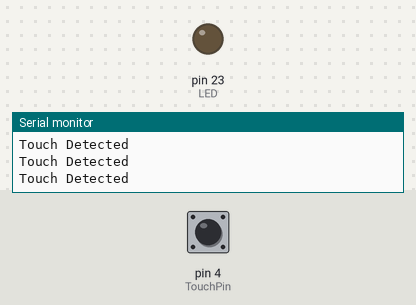
Simulated run of this sketch. Board: Arduino Mega 2560, built with avr-gcc and run on an emulated ATmega2560. Parts: output pins drawn as LEDs (lit = HIGH), the last lines printed to the serial monitor. Inputs (shaded band) come from the test bench; at power-on: pin 4 (TouchPin) HIGH.

Above: at 1.2 s.
1.3 s: pin 4 (TouchPin) pulled LOW for 0.15 s
At 1.4 s:
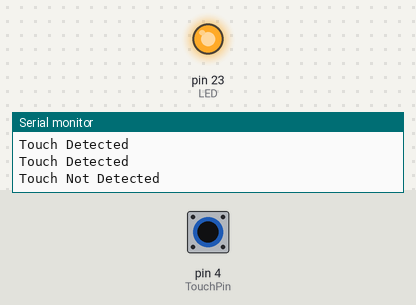
3.0 s: pin 4 (TouchPin) pulled LOW for 3.2 s
At 7.3 s:
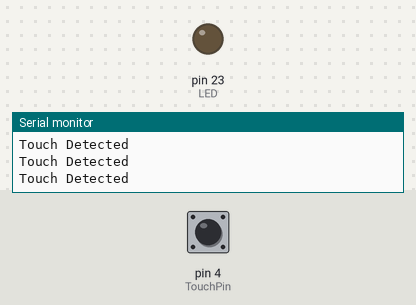
Timing chart, 0 to 8.8 s (numbered marks = the images above; inputs shaded):
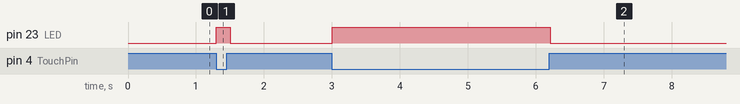

Measured:
- after the input at 1.3 s, pin 23 (LED): LOW → HIGH at once, → LOW 0.20 s later
- after the input at 3.0 s, pin 23 (LED): LOW → HIGH at once, → LOW 3.2 s later

The sketch:

CapTouch_Sensor.ino
```cpp
// Welcome to Aviyan's Thoughts

int TouchPin = 4; // define the Touch pin on GPIO 4
int LED = 23; // define the LED pin on GPIO 23
int val = 0;

void setup() {
  pinMode (TouchPin, INPUT);
  pinMode (LED, OUTPUT);
  Serial.begin (9600);


}

void loop() {

 val=digitalRead(TouchPin);
 if (val == LOW){
 digitalWrite(LED, HIGH);
 Serial.println ("Touch Not Detected");
 }
 else
 {
 digitalWrite(LED, LOW);
 Serial.println ("Touch Detected");
 }
 delay(100);

}
```
